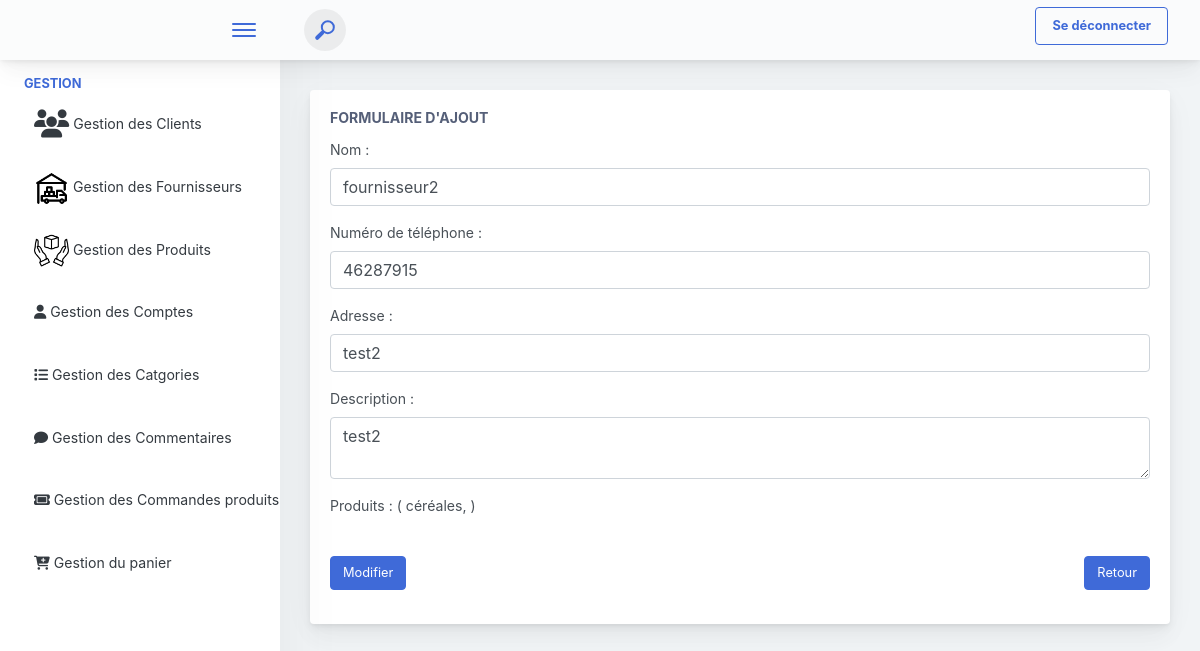
/modifier_fournisseur/13, run on the app's committed database.
### produits_app/models.py (models this page shows, shortened)
class Fournisseur(models.Model):
    id_fournisseur = models.AutoField(primary_key=True)
    id_email = models.ForeignKey(Compte, on_delete=models.CASCADE, default=4)
    nom_enterprise = models.CharField(max_length=100)
    num_tel = models.IntegerField(default=0)
    adresse = models.CharField(max_length=100, default='adresse')
    description = models.TextField()
    produits = models.ManyToManyField(Produit ,blank=True)

class Produit(models.Model):
    id_produit = models.AutoField(primary_key=True)
    nom = models.CharField(max_length=100)
    description = models.TextField()
    categorie = models.ForeignKey('Categorie', on_delete=models.CASCADE)
    prix = models.FloatField()
    id_fournisseur = models.ForeignKey('Fournisseur', on_delete=models.CASCADE)
    emplacement = models.CharField(max_length=100)
    date_publication = models.DateField(auto_now_add=True)
    image = models.ImageField(upload_to='produits_app/static/images/')

### produits_app/views.py (the view, shortened to what this page needs)
# urls.py: path('modifier_fournisseur/<int:id_fournisseur>',views.modifier_fournisseur,name="modifier_fournisseur"),
def modifier_fournisseur(request, id_fournisseur):
    fournisseur = get_object_or_404(Fournisseur, id_fournisseur=id_fournisseur)
    produits = Produit.objects.all()
    return render(request, 'interface_admin/Admin_Fournisseur/fournisseur_modification.html', {'fournisseur': fournisseur,'produits':produits})

### produits_app/templates/interface_admin/Admin_Fournisseur/fournisseur_modification.html (shortened to what this page needs)
{% extends 'interface_admin/navbar.html' %}
{% block content %}
    <div class="app-main__inner">
        <div class="main-card mb-3 card">
            <div class="card-body">
                <h5 class="card-title">Formulaire d'ajout</h5>
                <form action="{% url 'modifier_fournisseur' fournisseur.id_fournisseur  %}" method="post">
                    <div class="form-row">
                        <div class="col-md-12">
                            <div class="position-relative form-group">
                                <label for="nom">Nom :</label>
                                <input type="text" id="nom" name="nom" placeholder="Entrez le nom de l'entreprise" class="form-control" value="{{fournisseur.nom_enterprise}}" >
                            </div>
                        </div>
                        <div class="col-md-12">
                            <div class="position-relative form-group">
                                <label for="num_tel">Numéro de téléphone :</label>
                                <input type="text" id="num_tel" name="num_tel" pattern="^(20|22|42|41|46|48|32|36|38)\d{6}$" placeholder="Entrez le numéro de téléphone" class="form-control" title="Le numéro de téléphone doit commencer par 20,22,42,41,46,48,32,36 ou 38 et être suivi de 6 chiffres." value="{{fournisseur.num_tel}}" required>
                            </div>
                        </div>
                        <div class="col-md-12">
                            <div class="position-relative form-group">
                                <label for="adresse">Adresse :</label>
                                <input type="text" id="adresse" name="adresse" placeholder="Entrez l'adresse" class="form-control" value="{{fournisseur.adresse}}" required>
                            </div>
                        </div>
                        <div class="col-md-12">
                            <div class="position-relative form-group">
                                <label for="description">Description :</label>
                                <textarea id="description" name="description" placeholder="Entrez la description" class="form-control" required>{{fournisseur.description}}</textarea>
                            </div>
                        </div>
                        <div class="col-md-12">
                            <div class="position-relative form-group">
                                <label>Produits :</label>
                                (
                                {% for p in produits %}
                                  {% if p.id_fournisseur.id_fournisseur == fournisseur.id_fournisseur %}
                                    {{p.nom}}{% if not forloop.last %}, {% endif %}
                                  {% endif %}
                                {% endfor %}
                                )
                            </div>
                        </div>
                    </div>
                    <div style="display:flex;justify-content:space-between">
                        <button class="mt-3 btn btn-primary">Modifier</button>
                        <td colspan="2"><a class="mt-3 btn btn-primary" href="{% url 'affiche_fournisseur' %}">Retour</a></td>
                    </div>
                </form>
            </div>
        </div>
    </div>
{% endblock %}

### data on the page
Fournisseur: nom "fournisseur2", num_tel "46287915", adresse "test2", description "test2"
Produit: nom "céréales"
